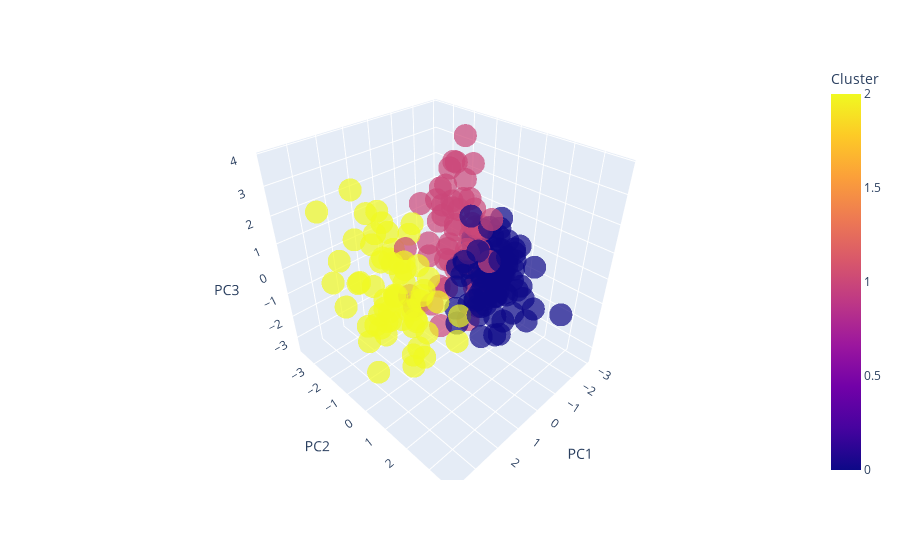

Notebook code cell kept with this figure:
### Code cell
# Visualizacion 3d de los clusters con 3 componentes principales
pca = PCA(n_components=3)

df_pca = pca.fit_transform(df_scaled)

df_pca = pd.DataFrame(df_pca, columns=['PC1', 'PC2', 'PC3'])
df_pca['Cluster'] = df['Cluster']

fig = px.scatter_3d(df_pca, x='PC1', y='PC2', z='PC3', color='Cluster', opacity=0.7)
fig.show()

### Figure 1 — Plotly figure (JSON) as saved in the notebook; plotly's stock layout.template omitted (floating-point values rounded to 4 significant figures; data arrays with more than 128 entries replaced by an {"elided": "..."} marker saying what was removed)
{"data": [{"hovertemplate": "PC1=%{x}<br>PC2=%{y}<br>PC3=%{z}<br>Cluster=%{marker.color}<extra></extra>", "legendgroup": "", "marker": {"color": {"elided": "200 int values"}, "coloraxis": "coloraxis", "opacity": 0.7, "symbol": "circle"}, "mode": "markers", "name": "", "scene": "scene", "showlegend": false, "type": "scatter3d", "x": {"elided": "200 float values"}, "y": {"elided": "200 float values"}, "z": {"elided": "200 float values"}}], "layout": {"coloraxis": {"colorbar": {"title": {"text": "Cluster"}}, "colorscale": [[0, "#0d0887"], [0.1111, "#46039f"], [0.2222, "#7201a8"], [0.3333, "#9c179e"], [0.4444, "#bd3786"], [0.5556, "#d8576b"], [0.6667, "#ed7953"], [0.7778, "#fb9f3a"], [0.8889, "#fdca26"], [1, "#f0f921"]]}, "legend": {"tracegroupgap": 0}, "margin": {"t": 60}, "scene": {"domain": {"x": [0, 1], "y": [0, 1]}, "xaxis": {"title": {"text": "PC1"}}, "yaxis": {"title": {"text": "PC2"}}, "zaxis": {"title": {"text": "PC3"}}}}}
